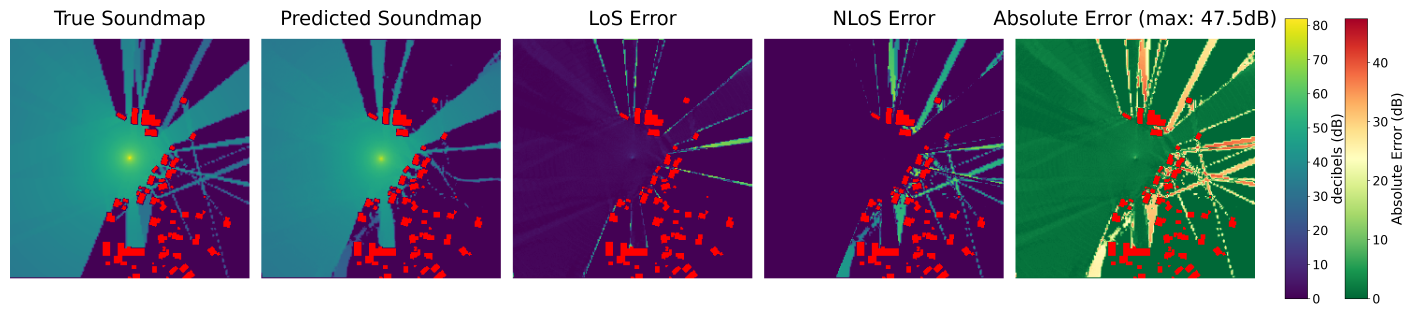
#> input picture figs/23773_LEQ_256_comparison_with_buildings.png, 8487 x 1896 px (shown at 1/6 size)
$ python create_training_gif.py --samples_dir ../../figs --output_path out.png
#> lines starting #> are read from the running program, lines starting #| are printed output that depends on the picture
import os
import glob
from PIL import Image
import argparse
from tqdm import tqdm
import re

def natural_sort_key(s):
    """Schlüsselfunktion für natürliche Sortierung von Strings mit Zahlen"""
    return [int(text) if text.isdigit() else text.lower()
            for text in re.split('([0-9]+)', s)]

def create_training_gif(samples_dir, output_path, duration=500, max_size=None):
    """
    Erstellt ein GIF aus den Trainings-Samples

    Args:
        samples_dir: Verzeichnis mit den PNG-Dateien
        output_path: Pfad für das resultierende GIF
        duration: Dauer pro Frame in Millisekunden
        max_size: Maximale Breite/Höhe für das GIF (behält Seitenverhältnis bei)
    """
#> called with samples_dir = '../../figs', output_path = 'out.png', duration = 500, max_size = 256
    # Finde alle PNG-Dateien und sortiere sie numerisch nach der Iterationsnummer
    png_files = glob.glob(os.path.join(samples_dir, "*.png"))
    png_files = sorted(png_files, key=natural_sort_key)

    if not png_files:
        raise ValueError(f"Keine PNG-Dateien gefunden in {samples_dir}")

    print(f"Gefundene PNG-Dateien: {len(png_files)}")

    # Liste für die Frames
    frames = []

    # Verarbeite jedes Bild
    for png_file in tqdm(png_files, desc="Verarbeite Bilder"):
        img = Image.open(png_file)
#> img is the input picture: PIL image 8487x1896 RGBA; mean R, G, B, A 124.2, 123.4, 143, 255

        # Resizing wenn max_size angegeben
        if max_size:
            ratio = min(max_size/img.width, max_size/img.height)
#> ratio = 0.0302
            new_size = (int(img.width * ratio), int(img.height * ratio))
#> new_size = (256, 57)
            img = img.resize(new_size, Image.Resampling.LANCZOS)
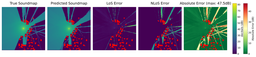
#> img: PIL image 256x57 RGBA; mean R, G, B, A 123.5, 123.1, 142.3, 255

        # Konvertiere zu RGB falls notwendig
        if img.mode != 'RGB':
            img = img.convert('RGB')
#> img: PIL image 256x57 RGB

        frames.append(img)

    if not frames:
        raise ValueError("Keine Bilder gefunden zum Verarbeiten")

    # Erstelle das GIF
    print(f"Erstelle GIF mit {len(frames)} Frames...")
#> (printed output is left out)
    frames[0].save(
        output_path,
        save_all=True,
        append_images=frames[1:],
        duration=duration,
        loop=0,
        optimize=True
    )
    print(f"GIF gespeichert als: {output_path}")

if __name__ == "__main__":
    parser = argparse.ArgumentParser(description="Erstellt ein GIF aus Trainings-Samples")
    parser.add_argument("--samples_dir", type=str, required=True,
                      help="Verzeichnis mit den PNG-Dateien")
    parser.add_argument("--output_path", type=str, required=True,
                      help="Pfad für das resultierende GIF")
    parser.add_argument("--duration", type=int, default=500,
                      help="Dauer pro Frame in Millisekunden (default: 500)")
    parser.add_argument("--max_size", type=int, default=256,
                      help="Maximale Breite/Höhe für das GIF (default: 256)")

    args = parser.parse_args()
    create_training_gif(args.samples_dir, args.output_path, args.duration, args.max_size)
